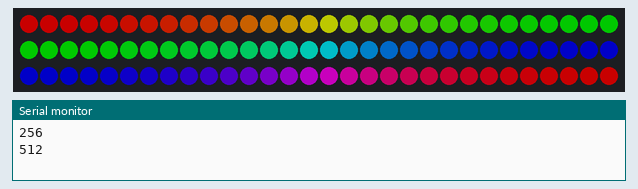
A sketch run on a simulated Arduino Uno, built with avr-gcc and run on an emulated ATmega328P. Parts: 90 RGB LEDs in strip order, left to right, continuing on the next row, the last lines printed to the serial monitor. Dim RGB values are drawn brighter than linear.

Above: at 0.17 s.
At 5.09 s:
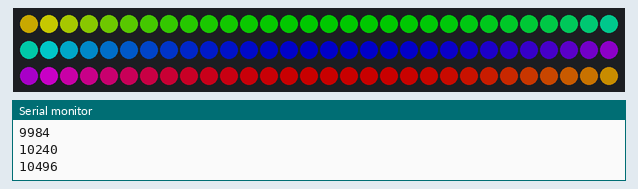
At 10.01 s:
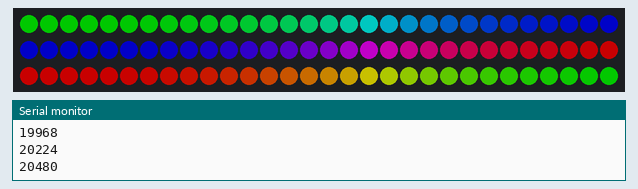
At 19.98 s:
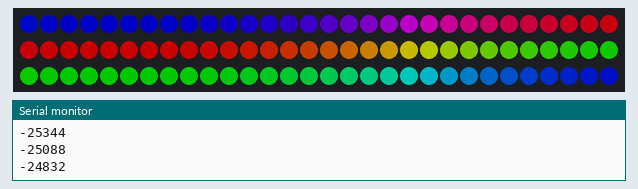
At 29.95 s:
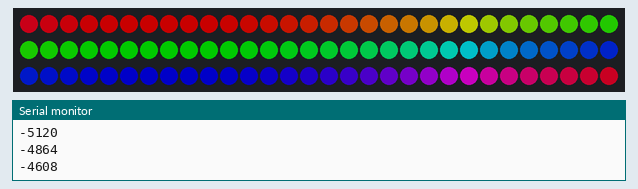
At 39.92 s:
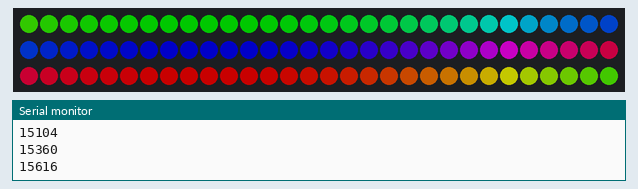

The sketch:

lights_async.ino
```cpp
#include <Adafruit_NeoPixel.h>

#define PIXEL_PIN    7
#define PIXEL_COUNT  90

Adafruit_NeoPixel strip(PIXEL_COUNT, PIXEL_PIN, NEO_GRB); //create and initialize neopixel strip object

void setup() {
  // put your setup code here, to run once:
  Serial.begin(9600);
  strip.begin(); // Initialize NeoPixel strip object (REQUIRED)
  strip.setBrightness(100); //set brightness of neopixel strip
}

int lastValue=0; //initializing value to 0 OUTSIDE OF THE LOOP

void loop() {
  // put your main code here, to run repeatedly:
  lastValue=asyncRainbow(10, lastValue); //sending the last value returned from the function back into the function to resume the loop
  //quasi async function - still uses delay but not constrained by a delay within a for loop
}

int asyncRainbow(int wait, int lastValue){
  long firstPixelHue=(lastValue<5*65536) ? lastValue+256 : 0; //set the current value to incremented previous value or 0 if out of bounds
  Serial.println(firstPixelHue);
  for(int i=0;i<strip.numPixels();i++){ //hue shift the pixels
    int pixelHue = firstPixelHue + (i*65536 / strip.numPixels());
    strip.setPixelColor(i, strip.gamma32(strip.ColorHSV(pixelHue)));
  }
  strip.show();
  delay(wait); //set delay
  return firstPixelHue; //return the incremented value back to the function to continue recursive cycle
}
```
